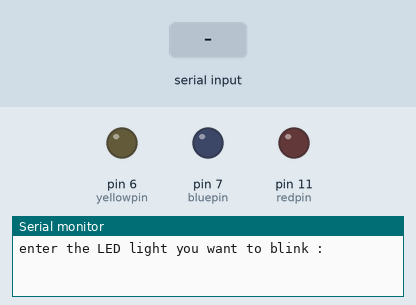
A sketch run on a simulated Arduino Uno, built with avr-gcc and run on an emulated ATmega328P. Shown: output pins drawn as LEDs (lit = HIGH), the last lines printed to the serial monitor. Dashed ring = blinking. Inputs (shaded band) come from the test bench.

Above: at 1.2 s.
1.3 s: "red" received over Serial
3.8 s: "90,45\n" received over Serial
At 4.2 s:
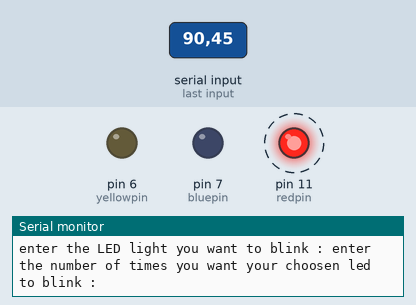
Timing chart, 0 to 12.8 s (numbered marks = the images above; inputs shaded):
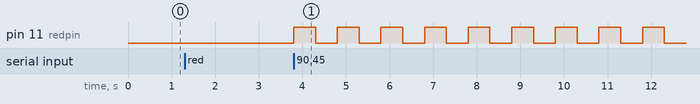

Measured:
- after the input at 3.8 s, pin 11 (redpin): alternates HIGH for 0.50 s and LOW for 0.50 s, starting at once

The sketch:

010_Custom_led_blinker.ino
```cpp
int redpin = 11 ;
int yellowpin = 6 ;
int bluepin = 7;
int blinktime ;
int j ;
String led;
String msg1 = "enter the LED light you want to blink : ";
String msg2 = "enter the number of times you want your choosen led to blink :";
int del1 = 500 ;
String msg3 = "please enter a valid led colour : ";
void setup() {
  // put your setup code here, to run once:
Serial.begin(9600);
pinMode(redpin,OUTPUT);
pinMode(yellowpin,OUTPUT);
pinMode(bluepin,OUTPUT);
}

void loop(){
Serial.print(msg1);
while(Serial.available() == 0){}
led = Serial.readString();
Serial.println(msg2);
while(Serial.available() == 0){}
blinktime = Serial.parseInt();
if(led == "red" or led == "RED" or led == "Red"){
for(j=1 ; j<= blinktime;j=j+1){
digitalWrite(redpin,HIGH);
delay(del1);
digitalWrite(redpin,LOW);
delay(del1);
}
}
else if(led == "blue" or led == "BLUE" or led == "Blue"){
for(j=1 ; j<= blinktime;j=j+1){
digitalWrite(bluepin,HIGH);
delay(del1);
digitalWrite(bluepin,LOW);
delay(del1);
}
}
else if(led == "yellow" or led == "YELLOW" or led == "Yellow"){
for(j=1 ; j<= blinktime;j=j+1){
digitalWrite(yellowpin,HIGH);
delay(del1);
digitalWrite(yellowpin,LOW);
delay(del1);
}
}
else {
  Serial.println(msg3);
}

}
```
